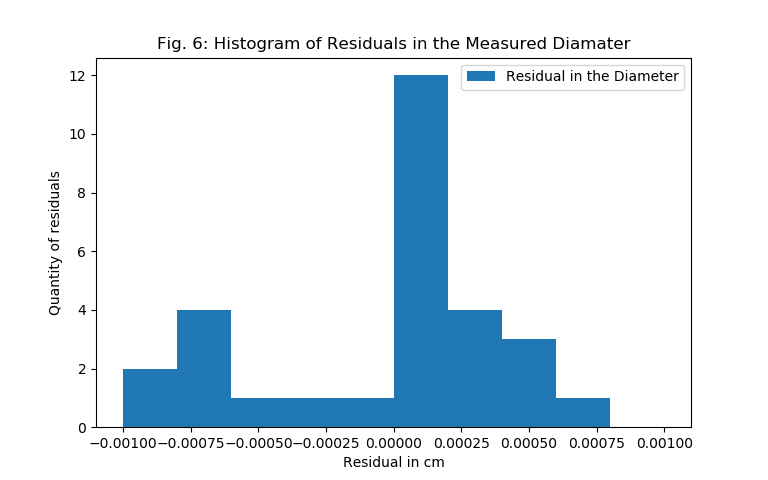

Write the Python code that produced this figure.
import matplotlib.pyplot as plt
data = [0.0007, 0.0002, 0.0005, -0.0007, 0.0003, 0.0003, 0.0005, 0.0000, 0.0000, 0.0002, -0.0008, 0.0001, 0.0003, -0.0007, 0.0002, 0.0001, -0.0009, -0.0001, 0.0001, 0.0001, 0.0001, -0.0002, 0.0001, 0.0023, -0.0004, 0.0004, -0.0008, 0.0003, -0.0009, 0.0002]
plt.hist(data, bins = 10, range = (-0.001,0.001), label = "Residual in the Diameter")
plt.xlabel("Residual in cm")
plt.ylabel("Quantity of residuals")
plt.title("Fig. 6: Histogram of Residuals in the Measured Diamater")
plt.legend()
plt.show();
